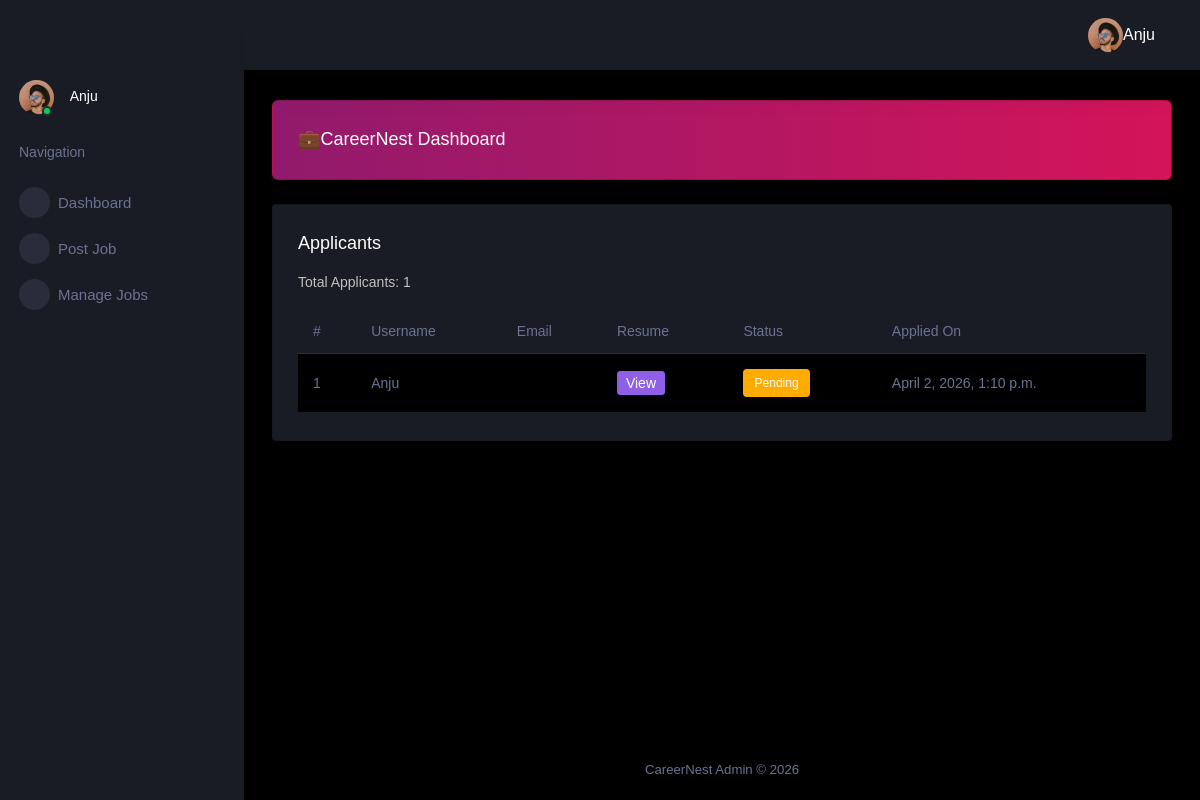
/careerapp/view-applicants/1/ (signed in), run on the app's committed database.
### careerapp/models.py (models this page shows, shortened)
class Application(models.Model):
    job = models.ForeignKey(Job, on_delete=models.CASCADE, related_name='careerapp_applications')
    applicant = models.ForeignKey(User, on_delete=models.CASCADE, related_name='careerapp_applications_user')
    resume = models.FileField(upload_to=resume_upload_path)
    status = models.CharField(max_length=20, choices=[
        ('Pending', 'Pending'),
        ('Shortlisted', 'Shortlisted'),
        ('Rejected', 'Rejected')
    ], default='Pending')
    applied_at = models.DateTimeField(auto_now_add=True)
    class Meta:
        unique_together = ('job', 'applicant')
        ordering = ['-applied_at']

### careerapp/views.py (the view)
    def wrapper(request, *args, **kwargs):
        if not request.user.is_authenticated:
            return redirect('admin-login')
        profile = Profile.objects.filter(user=request.user).first()
        if not profile or profile.user_type not in ['admin', 'employer']:
            return redirect('home')
        return view_func(request, *args, **kwargs)

### careerapp/views.py (called while the page is built)
def employer_or_admin_required(view_func):
    def wrapper(request, *args, **kwargs):
        if not request.user.is_authenticated:
            return redirect('admin-login')
        profile = Profile.objects.filter(user=request.user).first()
        if not profile or profile.user_type not in ['admin', 'employer']:
            return redirect('home')
        return view_func(request, *args, **kwargs)
    return wrapper

@login_required
@employer_or_admin_required
def view_applicants(request, job_id):
    profile = Profile.objects.get(user=request.user)
    if profile.user_type == 'admin':
        applications = Application.objects.filter(job_id=job_id)
    else:
        applications = Application.objects.filter(job__id=job_id, job__employer=request.user)
    return render(request, 'careerapp/applicants.html', {'applications': applications})

### careerapp/templates/careerapp/applicants.html
{% extends 'careerapp/dashboard.html' %}
{% load static %}
{% block content %}
<div class="row">
  <div class="col-12 grid-margin">
    <div class="card">
      <div class="card-body">
        <h4 class="card-title">Applicants</h4>
        <p class="card-description">
          Total Applicants: {{ applications|length }}
        </p>
        <div class="table-responsive">
          <table class="table table-striped">
            <thead>
              <tr>
                <th>#</th>
                <th>Username</th>
                <th>Email</th>
                <th>Resume</th>
                <th>Status</th>
                <th>Applied On</th>
              </tr>
            </thead>
            <tbody>
              {% for application in applications %}
              <tr>
                <td>{{ forloop.counter }}</td>
                <td>{{ application.applicant.username }}</td>
                <td>{{ application.applicant.email }}</td>
                <td>
                  {% if application.resume %}
                    <a href="{{ application.resume.url }}" target="_blank" class="btn btn-sm btn-info">
                      View
                    </a>
                  {% else %}
                    No Resume
                  {% endif %}
                </td>
                <td>
                  <span class="badge
                    {% if application.status == 'Pending' %}badge-warning
                    {% elif application.status == 'Shortlisted' %}badge-success
                    {% else %}badge-danger{% endif %}">
                    {{ application.status }}
                  </span>
                </td>
                <td>{{ application.applied_at }}</td>
              </tr>
              {% empty %}
              <tr>
                <td colspan="6" class="text-center">No applicants yet</td>
              </tr>
              {% endfor %}
            </tbody>
          </table>
        </div>
      </div>
    </div>
  </div>
</div>
{% endblock %}

### careerapp/templates/careerapp/dashboard.html (shortened to what this page needs)
<!DOCTYPE html>
{% load static %}
<html lang="en">
<head>
  <link rel="stylesheet" href="{% static 'assets/vendors/mdi/css/materialdesignicons.min.css' %}">
  <link rel="stylesheet" href="{% static 'assets/vendors/css/vendor.bundle.base.css' %}">
  <link rel="stylesheet" href="{% static 'assets/css/style.css' %}">
</head>
<body>
<div class="container-scroller">
  <nav class="sidebar sidebar-offcanvas" id="sidebar">
    <ul class="nav">
      <li class="nav-item profile">
        <div class="profile-desc">
          <div class="profile-pic">
            <div class="count-indicator">
              <img class="img-xs rounded-circle"
                   src="{% static 'assets/images/faces/face15.jpg' %}" alt="">
              <span class="count bg-success"></span>
            </div>
            <div class="profile-name">
                {% if request.user.is_authenticated %}
                  <p class="mb-0 d-none d-sm-block navbar-profile-name">
                      {{ request.user.username }}
                  </p>
                {% endif %}
            </div>
          </div>
        </div>
      </li>
      <li class="nav-item nav-category">
        <span class="nav-link">Navigation</span>
      </li>
    <li class="nav-item menu-items">
      <a class="nav-link" href="{% url 'careerapp:dashboard' %}">
        <span class="menu-icon"><i class="mdi mdi-speedometer"></i></span>
        <span class="menu-title">Dashboard</span>
      </a>
    </li>
    <li class="nav-item menu-items">
      <a class="nav-link" href="{% url 'careerapp:post_job' %}">
        <span class="menu-icon"><i class="mdi mdi-plus-box"></i></span>
        <span class="menu-title">Post Job</span>
      </a>
    </li>
    <li class="nav-item menu-items">
      <a class="nav-link" href="{% url 'careerapp:manage_jobs' %}">
        <span class="menu-icon"><i class="mdi mdi-briefcase"></i></span>
        <span class="menu-title">Manage Jobs</span>
      </a>
    </li>
    </ul>
</nav>
  <div class="container-fluid page-body-wrapper">
    <nav class="navbar p-0 fixed-top d-flex flex-row">
      <div class="navbar-menu-wrapper flex-grow d-flex align-items-center justify-content-end">
        <ul class="navbar-nav navbar-nav-right">
          <li class="nav-item dropdown">
            <a class="nav-link" href="#" data-toggle="dropdown">
              <div class="navbar-profile">
                <img class="img-xs rounded-circle"
                     src="{% static 'assets/images/faces/face15.jpg' %}" alt="">
                {% if request.user.is_authenticated %}
                  <h5 class="mb-0 font-weight-normal">{{ request.user.username }}</h5>
                {% endif %}
                <i class="mdi mdi-menu-down d-none d-sm-block"></i>
              </div>
            </a>
          </li>
        </ul>
      </div>
    </nav>
    <div class="main-panel">
      <div class="content-wrapper">
        <div class="row">
          <div class="col-12 grid-margin stretch-card">
            <div class="card corona-gradient-card">
              <div class="card-body">
                <h4 class="mb-0">💼CareerNest Dashboard</h4>
              </div>
            </div>
          </div>
        </div>
        {% block content %}{% endblock %}
      </div>
      <footer class="footer">
        <div class="d-sm-flex justify-content-center">
          <span class="text-muted">CareerNest Admin © 2026</span>
        </div>
      </footer>
    </div>
  </div>
</div>
</body>
</html>

### careerapp/templates/careerapp/dashboard.html (style rules this page uses)
.content-wrapper { width: 100% !important; max-width: 100% !important; overflow-x: auto; }
.table-responsive { overflow-x: auto; }

### data on the page
Application: applicant.username "Anju", status "Pending", applied_at "April 2, 2026, 1:10 p.m."

### other printed values
{{ request.user.username }} "Anju"
{{ applications|length }} "1"
